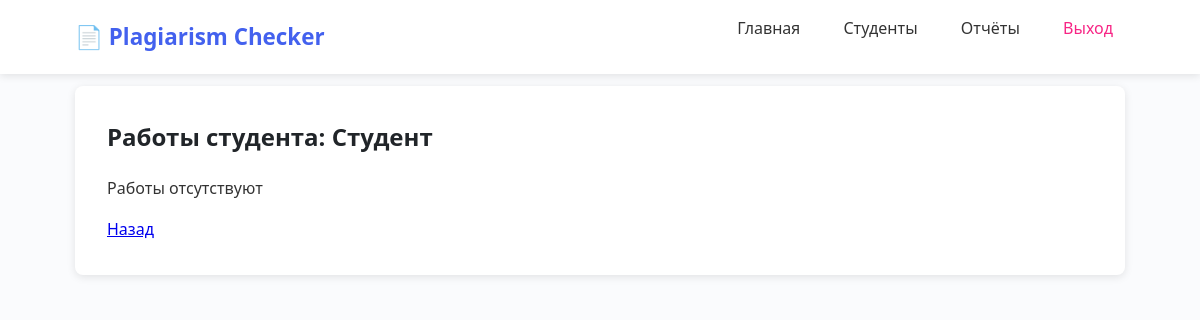
Before: /teacher/view_student_reports/1 (signed in) with the older database file.
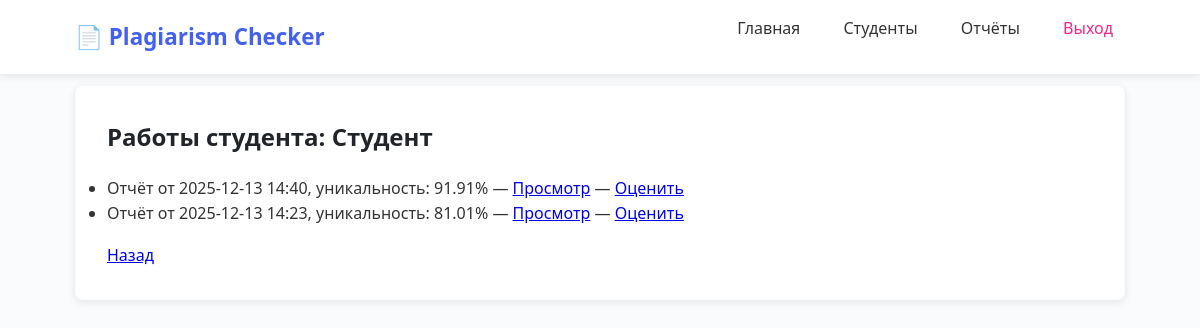
After: the same page with the newer database file.
### app/models.py (models this page shows)
class Report(db.Model):
    __tablename__ = 'reports'
    id = db.Column(db.Integer, primary_key=True)
    check_id = db.Column(db.Integer, db.ForeignKey('plagiarism_checks.id'), nullable=False)
    user_id = db.Column(db.Integer, db.ForeignKey('users.id'), nullable=False)
    generated_date = db.Column(db.DateTime, default=db.func.current_timestamp())
    uniqueness_percentage = db.Column(db.Float)
    user = db.relationship('User', back_populates='reports')
    check = db.relationship('PlagiarismCheck', back_populates='report')

### app/teacher/routes.py (the view)
@bp.route('/view_student_reports/<int:student_id>')
@login_required
def view_student_reports(student_id):
    if current_user.role != 'teacher':
        flash('Доступ запрещён')
        return redirect(url_for('auth.login'))
    student = get_student_by_id(student_id)
    if not student:
        flash('Студент не найден')
        return redirect(url_for('teacher.student_list'))
    reports = get_reports_for_student(student_id)
    return render_template('teacher/view_student_reports.html', student=student, reports=reports)

### app/models.py (called while the page is built)
@login_manager.user_loader
def load_user(user_id):
    return User.query.get(int(user_id))

### app/teacher/services.py (called while the page is built)
def get_student_by_id(student_id):
    return User.query.filter_by(id=student_id, role='student').first()

def get_reports_for_student(student_id):
    return Report.query.filter_by(user_id=student_id).order_by(Report.generated_date.desc()).all()

### app/templates/teacher/view_student_reports.html
{% extends "base.html" %}
{% block content %}
<h2>Работы студента: {{ student.name }}</h2>
{% if reports %}
  <ul>
    {% for r in reports %}
      <li>
        Отчёт от {{ r.generated_date.strftime('%Y-%m-%d %H:%M') }},
        уникальность: {{ r.uniqueness_percentage }}%
        — <a href="{{ url_for('teacher.view_report', report_id=r.id) }}">Просмотр</a>
        — <a href="{{ url_for('teacher.grade_work', report_id=r.id) }}">Оценить</a>
      </li>
    {% endfor %}
  </ul>
{% else %}
  <p>Работы отсутствуют</p>
{% endif %}
<a href="{{ url_for('teacher.student_detail', student_id=student.id) }}">Назад</a>
{% endblock %}

Changed rows visible on the page:
added Report: generated_date "2025-12-13 14:40", uniqueness_percentage "91.91"
added Report: generated_date "2025-12-13 14:23", uniqueness_percentage "81.01"
Other visible differences:
text no longer shown: "Работы отсутствуют"
